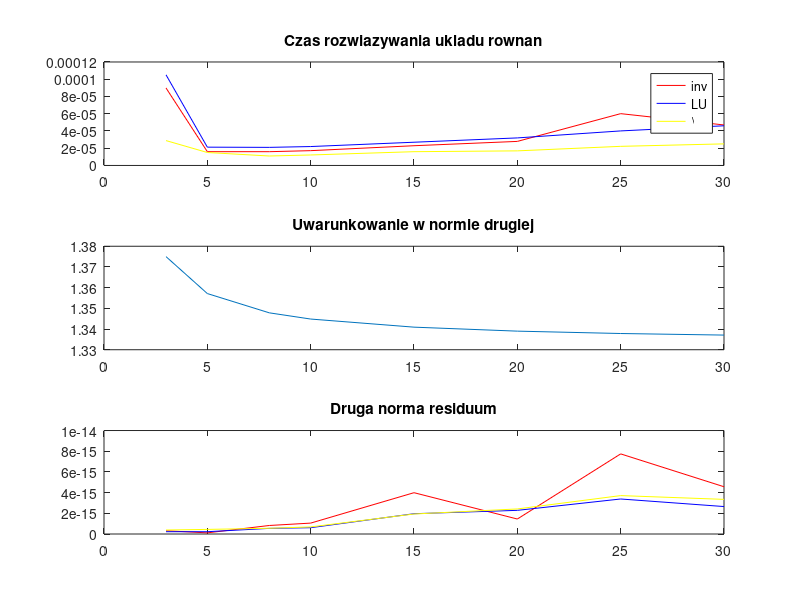

This chart was generated by the following MATLAB code:
% Autor: Micha� Bernardelli
% 2012.11.08
%   Por�wnanie metod rozwi�zywania uk�ad�w r�wna�

clear;

    % nadanie wartosci parametrom
n = [3,5,8,10,15,20,25,30];
alfa = 3;

    % tablice do zapamietania czasow dzialania
time1 = zeros(size(n));
time2 = zeros(size(n));
time3 = zeros(size(n));

    % tablice do zapamietania uwarunkowania w normie 2
cond2 = zeros(size(n));

    % tablice do zapamietania drugiej normy residuum
res1 = zeros(size(n));
res2 = zeros(size(n));
res3 = zeros(size(n));

for i=1:max(size(n))
        % tworzenie macierzy i wektora - odkomentowa� odpowiedni� lini�
    %A = hilb(n(i));
    A = ones(n(i),n(i))./n(i) + (alfa-1./n(i))*eye(n(i));
    %A = diag(2*ones(n(i),1),0) + diag(-1*ones(n(i)-1,1),1) + diag(-1*ones(n(i)-1,1),-1);
    cond2(i) = cond(A,2);
    b = ones(n(i),1);
    
    tic();
    x = inv(A)*b;
    time1(i) = toc();
    res1(i) = norm(b-A*x,2);

    tic();
    [L,U,P] = lu(A);
    x = U\(L\(P*b));
    time2(i) = toc();
    res2(i) = norm(b-A*x,2);
    
    tic();
    x = A\b;
    time3(i) = toc();
    res3(i) = norm(b-A*x,2);
endfor


printf("\nBLEDY\n");
printf("Metoda\t Wartosc \n");
printf("inv \t %15e \n",res1(max(size(n))));
printf("LU \t %15e \n",res2(max(size(n))));
printf("\\ \t %15e \n",res3(max(size(n))));

printf("\nCZASY\n");
printf("Metoda\t Wartosc \n");
printf("inv \t %15e \n",time1(max(size(n))));
printf("LU \t %15e \n",time2(max(size(n))));
printf("\\ \t %15e \n",time3(max(size(n))));

    % rysowanie wynikow:
    %   czerwony - inv
    %   niebieski - LU
    %   zolty - \
    
subplot(3,1,1);
plot(n,time1,'r',n,time2,'b',n,time3,'y');
legend('inv', 'LU', '\');
title('Czas rozwiazywania ukladu rownan');

subplot(3,1,2);
plot(n,cond2);
title('Uwarunkowanie w normie drugiej');

    % druga norma residuum
subplot(3,1,3);
plot(n,res1,'r',n,res2,'b',n,res3,'y');
title('Druga norma residuum');